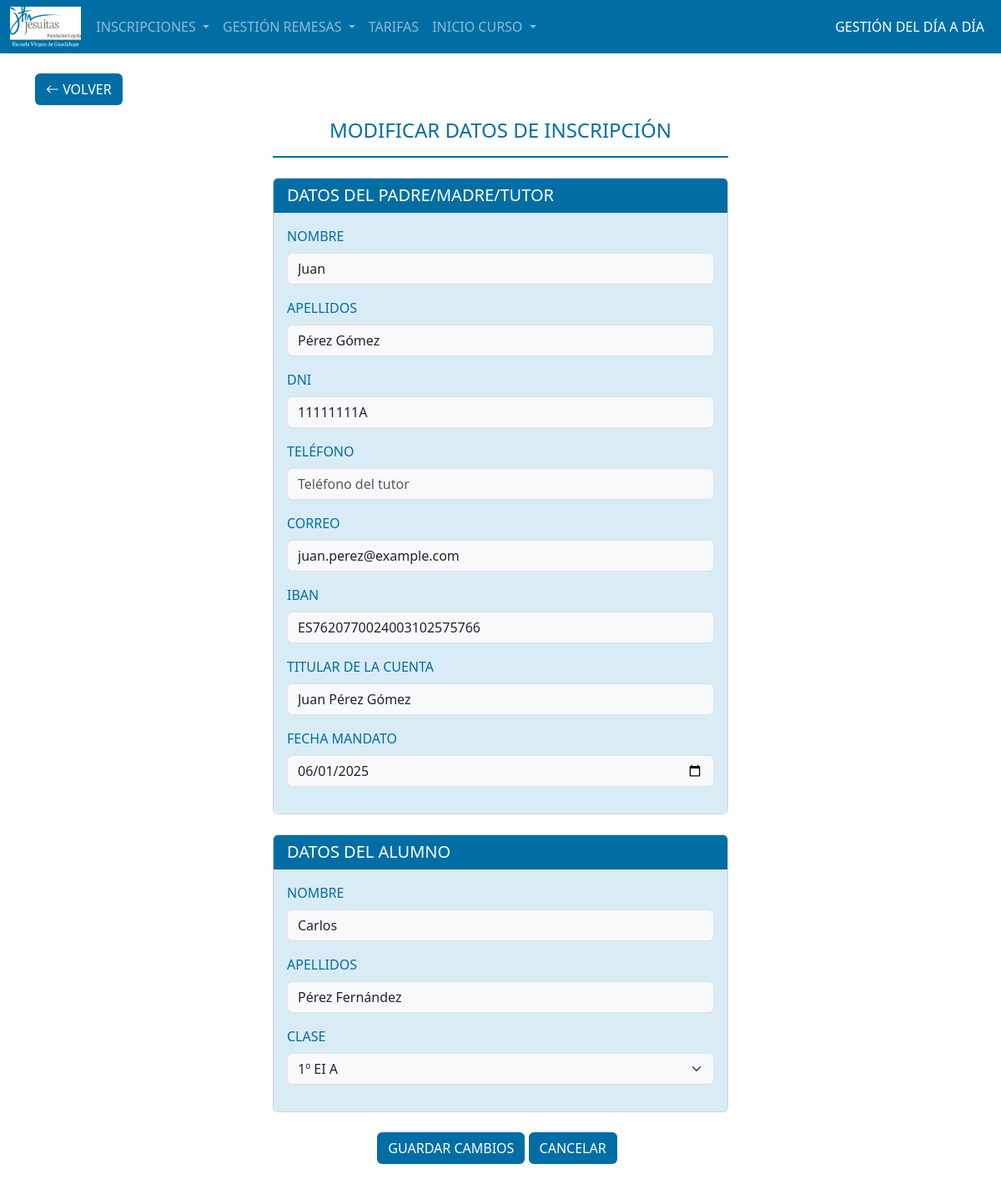
The app's page /src/admin/index.php?c=GestionInscripciones&m=modificacionInscripcion&id=1 with its own data.
### tables this page shows
CREATE TABLE alumno (
    idAlumno SMALLINT UNSIGNED NOT NULL AUTO_INCREMENT,
    nombreAlumno VARCHAR(50) NOT NULL,
    apellidosAlumno VARCHAR(100) NOT NULL,
    idClase TINYINT UNSIGNED NOT NULL,
    idInscripcion SMALLINT UNSIGNED NOT NULL,
    CONSTRAINT pk_idAlumno PRIMARY KEY (idAlumno),
    CONSTRAINT fk_idClases FOREIGN KEY (idClase) REFERENCES clases(idClase)
        ON DELETE CASCADE ON UPDATE CASCADE,
    CONSTRAINT fk_idInscripciones FOREIGN KEY (idInscripcion) REFERENCES inscripciones(idInscripcion)
        ON DELETE CASCADE ON UPDATE CASCADE
);

CREATE TABLE inscripciones (
    idInscripcion SMALLINT UNSIGNED NOT NULL AUTO_INCREMENT,
    nombrePadre VARCHAR(50) NULL,
    apellidosPadre VARCHAR(100) NULL,
    DNI CHAR(20) NULL,
    IBAN CHAR(34) NULL,
    titularCuenta VARCHAR(100) NULL,
    fechaMandato DATE NULL,
    telefono CHAR(24) NOT NULL,
    correo VARCHAR(254) NULL,
    completada BIT NOT NULL,
    CONSTRAINT pk_idInscripcion PRIMARY KEY (idInscripcion)
);

### src/admin/index.php (called while the page is built, shortened)
<?php
    $objControlador = new $controlador();
    if(method_exists($objControlador, $_GET['m'])){
        $datos = $objControlador -> {$_GET['m']}();
    }
    require_once(RUTA_VISTAS.$objControlador->vista.'.php');
?>

### src/admin/app/models/conexion.php (called while the page is built, shortened)
<?php
    class Conexion{
        function __construct(){
            $this->servidor = SERVIDOR;
            $this->usuario = USUARIO;
            $this->passw = PASSW;
            $this->basedatos = BASEDATOS;
            $this->conexion = new mysqli($this->servidor, $this->usuario, $this->passw, $this->basedatos);
        }
    }
?>

### src/admin/app/models/mGestionInscripciones.php (called while the page is built, shortened)
<?php
class MGestionInscripciones{
    private $conexion;
    public function __construct(){
        require_once('conexion.php');
        $objConexion = new Conexion();
        $this->conexion = $objConexion->conexion;
    }
    public function listarclases(){
        $sql = "SELECT * FROM clases";
        $resultado = $this->conexion->query($sql);
        $clases = [];
        while($fila = $resultado->fetch_assoc()){
            $clases[] = $fila;
        }
        return $clases;
    }
    public function datosAlumnosinscritos($id){
        $sql = "SELECT *
                FROM alumno a
                INNER JOIN clases c ON a.idClase = c.idClase
                INNER JOIN inscripciones i ON a.idInscripcion = i.idInscripcion
                WHERE a.idInscripcion = ?;";
        $stmt = $this->conexion->prepare($sql);
        $stmt->bind_param("i", $id);
        if (!$stmt->execute()) {
            $stmt->close();
            $datos['errores'] = 'Error en la base de datos';
            return $datos;
        }
        $resultado = $stmt->get_result();
        if ($resultado->num_rows === 0) {
            $stmt->close();
            $datos['errores'] = 'Alumno no encontrado';
            return $datos;
        }else{
            $fila = $resultado->fetch_assoc();
            return $fila;
        }
    }
}
?>

### src/admin/app/controllers/cGestionInscripciones.php (called while the page is built, shortened)
<?php
class CGestionInscripciones{
    private $obj_modelo;
    public function __construct(){
        $this->obj_modelo = new MGestionInscripciones();
    }
    public function modificacionInscripcion(){
        if(isset($_GET['id'])){
            $id = $_GET['id'];
            $datos = $this->obj_modelo->datosAlumnosinscritos($id);
            $clases = $this->obj_modelo->listarclases();
        }
        if(is_string($datos) && is_string($clases)){
            $this->vista = 'vAlumnosInscritos';
            $datos = $this->obj_modelo->listarclases();
            $datos['errores'] = 'Error al guardar la inscripción en la base de datos.';
            return $datos;
        }else{
            return [
                'datos' => $datos,
                'clases' => $clases,
                'id_inscripcion' => $id
            ];
        }
    }
}
?>

### src/admin/app/views/vModificarInscripcion.php (the view, shortened to what this page needs)
<!DOCTYPE html>
<html lang="es">
<head>
</head>
<body>
    <?php
        include_once('layouts/headerAdmin.php');
    ?>
    <div class="container mt-3">
        <div class="mb-3">
            <a href="index.php?c=GestionInscripciones&m=alumnosinscritos" class="btn" style="background-color: #006EA4; color: white;">
                <i class="bi bi-arrow-left"></i> VOLVER
            </a>
        </div>
        <div class="row justify-content-center">
            <div class="col-md-6">
                <h4 class="text-center mb-4 form-header">
                    MODIFICAR DATOS DE INSCRIPCIÓN
                    <hr>
                </h4>
                <form action="index.php?c=GestionInscripciones&m=modificarinscripcion_completa&id=<?php echo $datos['id_inscripcion']; ?>" method="post">
                <div class="card mb-4">
                        <div class="card-header text-white" style="background-color: #006EA4;">
                            <h5 class="mb-0">DATOS DEL PADRE/MADRE/TUTOR</h5>
                        </div>
                        <div class="card-body" style="background-color:  #d9ebf5;">
                            <div class="mb-3">
                                <label class="form-label">NOMBRE</label>
                                <?php echo "<input type='text' name='nombrePadre' value='{$datos['datos']['nombrePadre']}' placeholder='Nombre del tutor' class='form-control bg-light'>" ?>
                            </div>
                            <div class="mb-3">
                                <label class="form-label">APELLIDOS</label>
                                <?php echo "<input type='text' name='apellidosPadre' value='{$datos['datos']['apellidosPadre']}' placeholder='Apellidos del tutor' class='form-control bg-light'>" ?>
                            </div>
                            <div class="mb-3">
                                <label class="form-label">DNI</label>
                                <?php echo "<input type='text' name='DNI' value='{$datos['datos']['DNI']}' placeholder='DNI del tutor' class='form-control bg-light'>" ?>
                            </div>
                            <div class="mb-3">
                                <label class="form-label">TELÉFONO</label>
                                <?php echo "<input type='number' name='telefono' value='{$datos['datos']['telefono']}' placeholder='Teléfono del tutor' class='form-control bg-light'>" ?>
                            </div>
                            <div class="mb-3">
                                <label class="form-label">CORREO</label>
                                <?php echo "<input type='text' name='correo' value='{$datos['datos']['correo']}' placeholder='Correo del tutor' class='form-control bg-light'>" ?>
                            </div>
                            <div class="mb-3">
                                <label class="form-label">IBAN</label>
                                <?php echo "<input type='text' name='IBAN' value='{$datos['datos']['IBAN']}' placeholder='IBAN del tutor' class='form-control bg-light'>" ?>
                            </div>
                            <div class="mb-3">
                                <label class="form-label">TITULAR DE LA CUENTA</label>
                                <?php echo "<input type='text' name='titularCuenta' value='{$datos['datos']['titularCuenta']}' placeholder='Titular de la cuenta de banco del tutor' class='form-control bg-light'>" ?>
                            </div>
                            <div class="mb-3">
                                <label class="form-label">FECHA MANDATO</label>
                                <?php echo "<input type='date' name='fechaMandato' value='{$datos['datos']['fechaMandato']}' class='form-control bg-light'>" ?>
                            </div>
                        </div>
                    </div>
                    <div class="card mb-4">
                        <div class="card-header text-white" style="background-color: #006EA4;">
                            <h5 class="mb-0">DATOS DEL ALUMNO</h5>
                        </div>
                        <div class="card-body" style="background-color:  #d9ebf5;">
                            <div class="mb-3">
                                <label class="form-label">NOMBRE</label>
                                <?php echo "<input type='text' name='nombreAlumno' value='{$datos['datos']['nombreAlumno']}' placeholder='Nombre del alumno' class='form-control bg-light'>" ?>
                            </div>
                            <div class="mb-3">
                                <label class="form-label">APELLIDOS</label>
                                <?php echo "<input type='text' name='apellidosAlumno' value='{$datos['datos']['apellidosAlumno']}' placeholder='Apellidos del alumno' class='form-control bg-light'>" ?>
                            </div>
                            <div class="mb-3">
                                <label class="form-label">CLASE</label>
                                <select name='idClase' class="form-select bg-light">
                                    <?php
                                    foreach($datos['clases'] as $clase){
                                        $selected = (isset($datos['datos']['idClase']) && $datos['datos']['idClase'] == $clase['idClase']) ? 'selected' : '';
                                        echo "<option value='{$clase['idClase']}' $selected>{$clase['clase']}</option>";
                                    }
                                    ?>
                                </select>
                            </div>
                        </div>
                    </div>
                    <div class="text-center mt-4 mb-4">
                        <button type="submit" name="accion" value="guardar" class="btn" style="background-color: #006EA4; color: white;">GUARDAR CAMBIOS</button>
                        <a href="index.php?c=GestionInscripciones&m=alumnosinscritos" class="btn me-2" style="background-color: #006EA4; color: white;">CANCELAR</a>
                    </div>
                </form>
</body>
</html>

### src/admin/assets/css/style.css (style rules this page uses)
:root { --azul-principal: #006EA4; --azul-secundario: #5B9BD5; --azul-claro: #7AAFC9; --gris-tabla: #D9D9D9; --blanco: #ffffff; }
.form-header { color: var(--azul-principal); }
.form-header hr { border-color: var(--azul-principal); border-width: 2px; opacity: 1; }
.form-label { color: var(--azul-principal); }

### records on screen
alumno: nombrePadre "Juan", apellidosPadre "Pérez Gómez", DNI "11111111A", correo "juan.perez@example.com", IBAN "ES7620770024003102575766", titularCuenta "Juan Pérez Gómez", fechaMandato "06/01/2025", nombreAlumno "Carlos", apellidosAlumno "Pérez Fernández"

### other values on screen
form field idClase "1º EI A"
